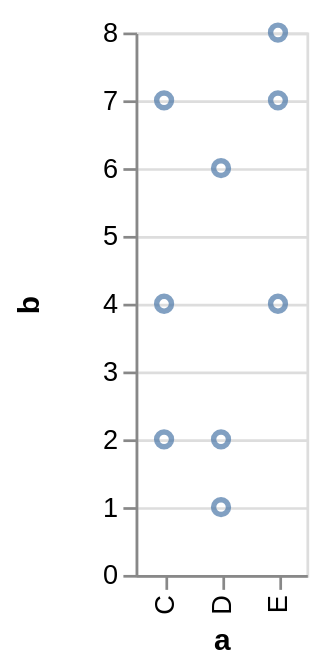

Vega-Lite specification for this chart:
### Vega specification from a JSON file in a GitHub repository (floating-point values rounded to 4 significant figures)
{"$schema": "https://vega.github.io/schema/vega/v3.0.json", "autosize": "pad", "padding": 5, "height": 200, "style": "cell", "data": [{"name": "source_0", "values": [{"a": "C", "b": 2}, {"a": "C", "b": 7}, {"a": "C", "b": 4}, {"a": "D", "b": 1}, {"a": "D", "b": 2}, {"a": "D", "b": 6}, {"a": "E", "b": 8}, {"a": "E", "b": 4}, {"a": "E", "b": 7}]}, {"name": "data_0", "source": "source_0", "transform": [{"type": "formula", "expr": "toNumber(datum[\"b\"])", "as": "b"}, {"type": "filter", "expr": "datum[\"b\"] !== null && !isNaN(datum[\"b\"])"}]}], "signals": [{"name": "x_step", "value": 21}, {"name": "width", "update": "bandspace(domain('x').length, 1, 0.5) * x_step"}], "marks": [{"name": "marks", "type": "symbol", "style": ["point"], "from": {"data": "data_0"}, "encode": {"update": {"x": {"scale": "x", "field": "a"}, "y": {"scale": "y", "field": "b"}, "stroke": {"value": "#4c78a8"}, "fill": {"value": "transparent"}, "opacity": {"value": 0.7}}}}], "scales": [{"name": "x", "type": "point", "domain": {"data": "data_0", "field": "a", "sort": true}, "range": {"step": {"signal": "x_step"}}, "padding": 0.5}, {"name": "y", "type": "linear", "domain": {"data": "data_0", "field": "b"}, "range": [{"signal": "height"}, 0], "nice": true, "zero": true}], "axes": [{"scale": "x", "orient": "bottom", "title": "a", "zindex": 1, "encode": {"labels": {"update": {"angle": {"value": 270}, "align": {"value": "right"}, "baseline": {"value": "middle"}}}}}, {"scale": "y", "orient": "left", "labelOverlap": true, "tickCount": {"signal": "ceil(height/30)"}, "title": "b", "zindex": 1}, {"scale": "y", "orient": "left", "domain": false, "grid": true, "labels": false, "maxExtent": 0, "minExtent": 0, "tickCount": {"signal": "ceil(height/30)"}, "ticks": false, "zindex": 0, "gridScale": "x"}], "config": {"axisY": {"minExtent": 30}}}
